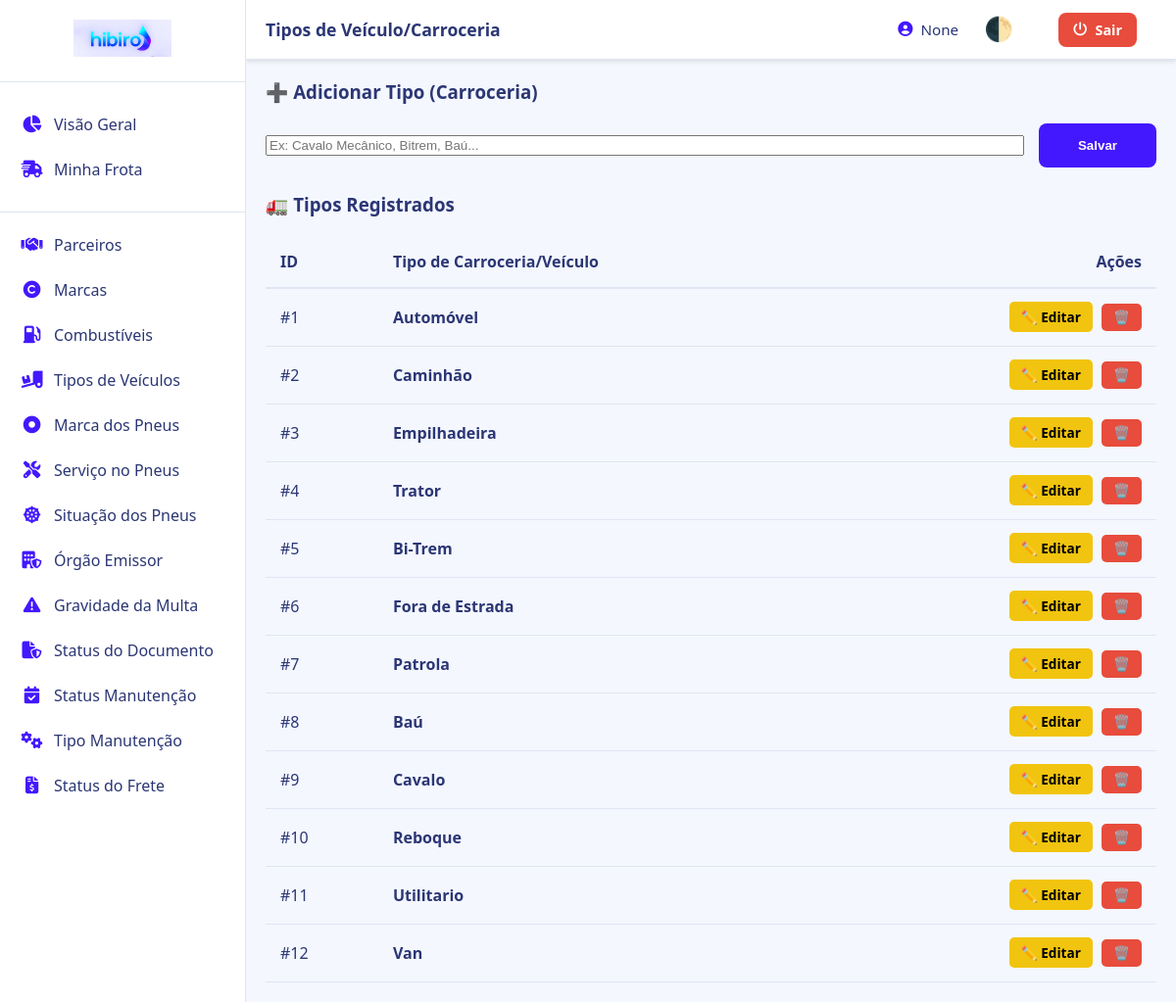
Screenshot of /configuracoes/tipo_veiculo with the database file from the repository.
### tables this page shows
CREATE TABLE "vei_tipo" (
	"id_tipo"	INTEGER,
	"nome_tipo"	TEXT NOT NULL UNIQUE,
	PRIMARY KEY("id_tipo" AUTOINCREMENT)
);

### rotas/configuracoes.py (the view)
@config_bp.route('/tipo_veiculo', methods=['GET', 'POST'])
def config_tipo_veiculo():
    db = get_db()
    if request.method == 'POST':
        nome = request.form.get('nome_tipo').strip().upper()
        db.execute('INSERT INTO vei_tipo (nome_tipo) VALUES (?)', (nome,))
        db.commit()
    tipos = db.execute('SELECT * FROM vei_tipo').fetchall()
    return render_template('app/config_tipo_veiculo.html', tipos=tipos, username=session.get('username'))

### app.py (called while the page is built)
@app.teardown_appcontext
def teardown_db(exception):
    close_connection(exception)

### database.py (called while the page is built)
def get_db():
    db = getattr(g, '_database', None)
    if db is None:
        basedir = os.path.abspath(os.path.dirname(__file__))
        db_path = os.path.join(basedir, 'dados', 'hibiro_frota.db')
        db = g._database = sqlite3.connect(db_path)
        db.row_factory = sqlite3.Row
    return db

def close_connection(exception=None):
    db = g.pop('_database', None)
    if db is not None:
        db.close()

### templates/app/config_tipo_veiculo.html (shortened to what this page needs)
{% extends "base_app.html" %}
{% block page_title %}Tipos de Veículo/Carroceria{% endblock %}
{% block content %}
<div class="stat-card" style="margin-bottom: 25px;">
    <h3 style="margin-top: 0; margin-bottom: 20px;">➕ Adicionar Tipo (Carroceria)</h3>
    <form method="POST" action="{{ url_for('configuracoes.config_tipo_veiculo') }}" style="display: flex; gap: 15px; align-items: center; flex-wrap: wrap;">
        <input type="text" name="nome_tipo" class="input-standard" placeholder="Ex: Cavalo Mecânico, Bitrem, Baú..." required style="flex: 1; min-width: 250px;">
        <button type="submit" style="background-color: var(--accent); color: white; border: none; padding: 0 25px; height: 45px; border-radius: 8px; font-weight: bold; cursor: pointer; min-width: 120px;">Salvar</button>
    </form>
</div>
<div class="stat-card">
    <h3 style="margin-top: 0; margin-bottom: 20px;">🚛 Tipos Registrados</h3>
    <div style="overflow-x: auto; width: 100%;">
        <table style="width: 100%; border-collapse: collapse; text-align: left; white-space: nowrap;">
            <thead>
                <tr style="border-bottom: 2px solid var(--border); color: var(--text-muted);">
                    <th style="padding: 15px;">ID</th>
                    <th style="padding: 15px;">Tipo de Carroceria/Veículo</th>
                    <th style="padding: 15px; text-align: right;">Ações</th>
                </tr>
            </thead>
            <tbody>
                {% for t in tipos %}
                <tr style="border-bottom: 1px solid var(--border);">
                    <td style="padding: 15px;">#{{ t.id_tipo }}</td>
                    <td style="padding: 15px; font-weight: bold;">{{ t.nome_tipo }}</td>
                    <td style="padding: 15px; text-align: right;">
                        <a href="{{ url_for('configuracoes.editar_tipo_veiculo', id_tipo=t.id_tipo) }}" style="background: #f1c40f; color: #000; padding: 6px 12px; border-radius: 5px; text-decoration: none; font-size: 0.85rem; font-weight: bold; margin-right: 5px;">✏️ Editar</a>
                        <form method="POST" action="{{ url_for('configuracoes.excluir_tipo_veiculo', id_tipo=t.id_tipo) }}" style="display:inline;">
                            <button type="submit" onclick="return confirm('Excluir este tipo?');" style="background: var(--danger); color: white; border: none; padding: 6px 12px; border-radius: 5px; font-size: 0.85rem; font-weight: bold; cursor: pointer;">🗑️</button>
                        </form>
                    </td>
                </tr>
                {% else %}
                <tr><td colspan="3" style="padding: 25px; text-align: center; color: var(--text-muted);">Nenhum tipo registado.</td></tr>
                {% endfor %}
            </tbody>
        </table>
    </div>
</div>
{% endblock %}

### static/css/app.css (style rules this page uses)
:root { --bg-app: #F4F7FE; --bg-sidebar: #FFFFFF; --text-main: #2B3674; --text-secondary: #56567C; --accent: #4318FF; --accent-rgb: 67,24,255; --danger: #e74c3c; --border: #E0E5F2; --shadow-light: rgba(140, 152, 164, 0.2); --shadow-dark: rgba(0,0,0,0.1); }
body { margin: 0; font-family: 'Segoe UI', sans-serif; background: var(--bg-app); overflow: hidden; color: var(--text-main); transition: background 0.3s ease, color 0.3s ease; box-sizing: border-box; }

### rows the page displays
vei_tipo: id_tipo "1", nome_tipo "Automóvel"
vei_tipo: id_tipo "2", nome_tipo "Caminhão"
vei_tipo: id_tipo "3", nome_tipo "Empilhadeira"
vei_tipo: id_tipo "4", nome_tipo "Trator"
vei_tipo: id_tipo "5", nome_tipo "Bi-Trem"
vei_tipo: id_tipo "6", nome_tipo "Fora de Estrada"
vei_tipo: id_tipo "7", nome_tipo "Patrola"
vei_tipo: id_tipo "8", nome_tipo "Baú"
vei_tipo: id_tipo "9", nome_tipo "Cavalo"
vei_tipo: id_tipo "10", nome_tipo "Reboque"
vei_tipo: id_tipo "11", nome_tipo "Utilitario"
vei_tipo: id_tipo "12", nome_tipo "Van"

### other values shown
{{ username }} "None"
